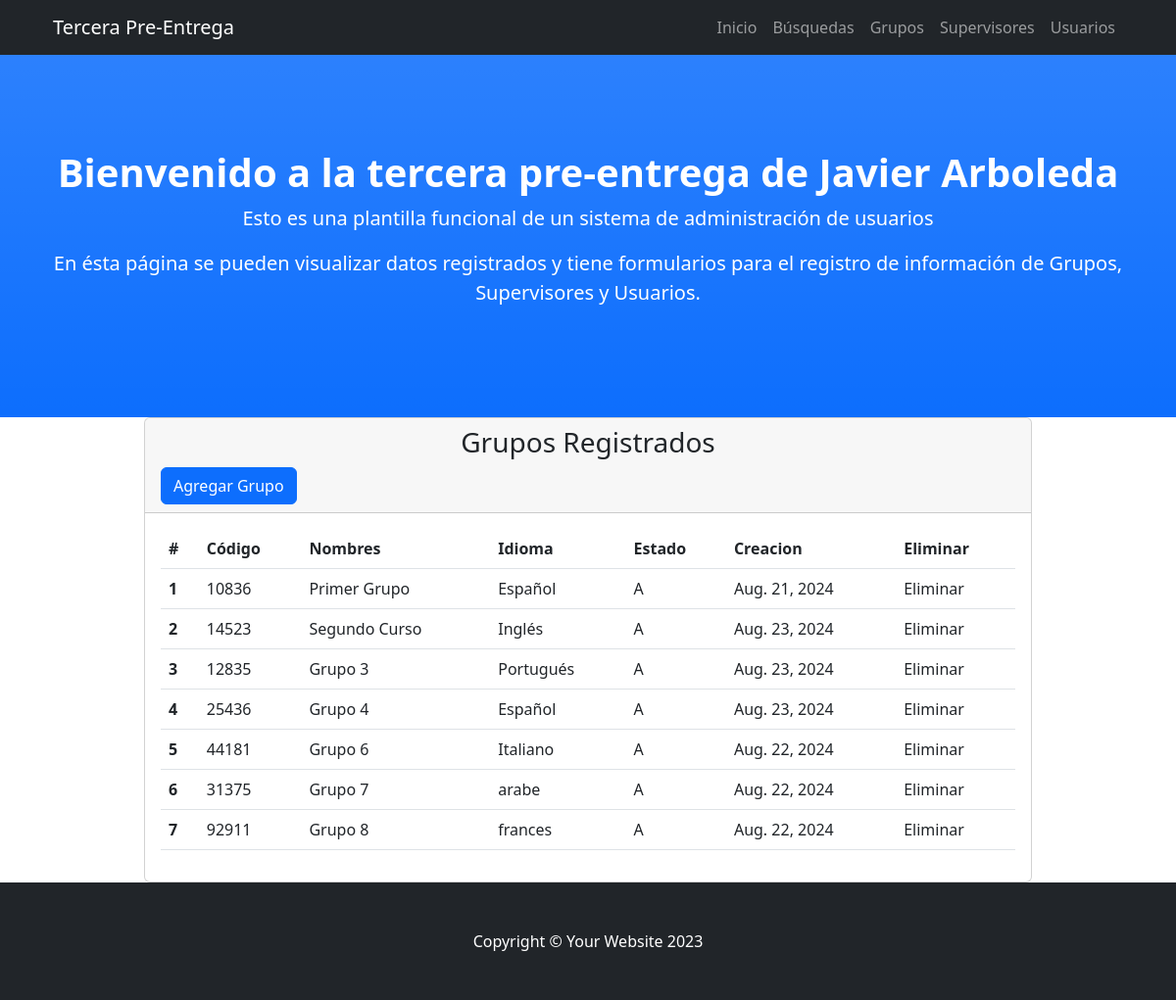
Screenshot of /miAplicacion/gruposList/ with the database file from the repository.
### miAplicacion/models.py (models this page shows, shortened)
class Grupos(models.Model):
    codigo = models.IntegerField(
        validators=[
            MinValueValidator(10000),
            MaxValueValidator(99999)
        ],
        unique=True
    )
    nombre = models.CharField(max_length=50)
    idioma = models.CharField(max_length=20)
    estado = models.CharField(max_length=1)
    creacion = models.DateField()

### miAplicacion/views.py (the view)
# urls.py: path('gruposList/', views.gruposList, name='gruposList'),
def gruposList(req):
    gruposTodos = Grupos.objects.all()
    return render(req, "miaplicacion/grupos.html", {'gruposTodos': gruposTodos})

### miAplicacion/templates/miaplicacion/grupos.html (shortened to what this page needs)
<!DOCTYPE html>
<html lang="en">
<head>
</head>
<body>
    {% extends "miAplicacion/index.html" %}
    {% load static %}
    {% block bloqueGrupos %}
    <div class="container px-4">
        <div class="row gx-4 justify-content-center">
            <div class="col-lg-10">
                <div class="card">
                    <div class="card-header">
                        <h3 class="text-center bottom-line">Grupos Registrados</h3>
                        <a type="button" class="btn btn-primary" href="{% url 'gruposForm' %}">Agregar Grupo</a>
                    </div>
                    <div class="card-body">
                        <table class="table">
                            <thead>
                                <tr>
                                <th scope="col">#</th>
                                <th scope="col">Código</th>
                                <th scope="col">Nombres</th>
                                <th scope="col">Idioma</th>
                                <th scope="col">Estado</th>
                                <th scope="col">Creacion</th>
                                <th scope="col">Eliminar</th>
                                </tr>
                            </thead>
                            <tbody>
                                {% for grupo in gruposTodos %}
                                    <tr>
                                        <th scope="row">{{ grupo.id }}</th>
                                        <td>{{ grupo.codigo }}</td>
                                        <td>{{ grupo.nombre }}</td>
                                        <td>{{ grupo.idioma }}</td>
                                        <td>{{ grupo.estado }}</td>
                                        <td>{{ grupo.creacion }}</td>
                                        <td>Eliminar</td>
                                    </tr>
                                {% endfor %}
                            </tbody>
                            </table>
                    </div>
                </div>
            </div>
        </div>
    </div>
    {% endblock %}

### rows the page displays
Grupos: id "1", codigo "10836", nombre "Primer Grupo", idioma "Español", estado "A", creacion "Aug. 21, 2024"
Grupos: id "2", codigo "14523", nombre "Segundo Curso", idioma "Inglés", estado "A", creacion "Aug. 23, 2024"
Grupos: id "3", codigo "12835", nombre "Grupo 3", idioma "Portugués", estado "A", creacion "Aug. 23, 2024"
Grupos: id "4", codigo "25436", nombre "Grupo 4", idioma "Español", estado "A", creacion "Aug. 23, 2024"
Grupos: id "5", codigo "44181", nombre "Grupo 6", idioma "Italiano", estado "A", creacion "Aug. 22, 2024"
Grupos: id "6", codigo "31375", nombre "Grupo 7", idioma "arabe", estado "A", creacion "Aug. 22, 2024"
Grupos: id "7", codigo "92911", nombre "Grupo 8", idioma "frances", estado "A", creacion "Aug. 22, 2024"
